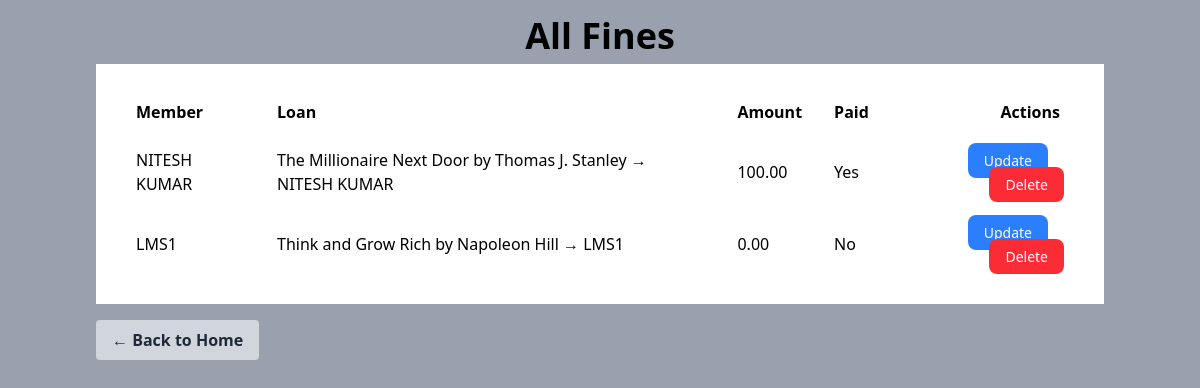
Page /fines/all/ (signed in) on the committed database.
### Book_app/models.py (models this page shows, shortened)
class Fine(models.Model):
    loan   = models.OneToOneField(Loan, on_delete=models.SET_NULL, null=True, blank=True)
    member = models.ForeignKey(Member, on_delete=models.SET_NULL, null=True, blank=True)
    amount = models.DecimalField(max_digits=6, decimal_places=2)
    paid   = models.BooleanField(default=False)
    FINE_PER_DAY = 20

class Member(models.Model):
    user = models.OneToOneField(User, on_delete=models.CASCADE, null=True, blank=True)
    name    = models.CharField(max_length=200)
    email   = models.EmailField(unique=True)
    phone   = models.CharField(max_length=10,unique=True)
    def __str__(self):
        return self.name

class Loan(models.Model):
    STATUS_CHOICES = [("borrowed", "Borrowed"), ("returned", "Returned")]
    book        = models.ForeignKey(Book, on_delete=models.SET_NULL, null=True)
    member      = models.ForeignKey(Member, on_delete=models.SET_NULL, null=True)
    loan_date   = models.DateField(default=timezone.now)
    due_date    = models.DateField(max_length=10)
    return_date = models.DateField(default=timezone.now)
    status      = models.CharField(default="borrowed", max_length=10, choices=STATUS_CHOICES,)
    def __str__(self):
        return f"{self.book} → {self.member}"

class Book(models.Model):
    title  = models.CharField(max_length=250)
    author = models.CharField(max_length=250)
    category = models.CharField(max_length=150, blank=True, null=True)
    publication_year = models.CharField(max_length=4, blank=True, null=True)
    copies_total     = models.IntegerField(default=3)
    copies_available = models.IntegerField(default=3)
    def __str__(self):
        return f"{self.title} by {self.author}"

### Book_app/views.py (the view)
# urls.py: path('fines/all/', FineFullList.as_view(), name='fine-full-list'),
class FineFullList(AdminOnlyMixin, ListView):
    model = Fine
    template_name = "Book_app/fine_list.html"
    context_object_name = "fines"

### Book_app/views.py (called while the page is built)
    def test_func(self):
        return self.request.user.is_staff or self.request.user.is_superuser

### Book_app/templates/Book_app/fine_list.html (shortened to what this page needs)
{% load static %}
<!DOCTYPE html>
<html>
<head>
    <script src="https://cdn.jsdelivr.net/npm/@tailwindcss/browser@4"></script>
</head>
<body class="bg-gray-400 min-h-screen">
    <div class="container mx-auto px-2 py-4">
        <h1 class="text-4xl font-bold text-center text-gray-1000 mb-2">All Fines</h1>
        <div class="bg-white p-6">
            <table class="w-full table-auto">
                <thead>
                    <tr>
                        <th class="px-4 py-3 text-left">Member</th>
                        <th class="px-4 py-3 text-left">Loan</th>
                        <th class="px-4 py-3 text-left">Amount</th>
                        <th class="px-4 py-3 text-left">Paid</th>
                        <th class="px-5 py-3 text-right">Actions</th>
                    </tr>
                </thead>
                <tbody>
                    {% for fine in fines %}
                    <tr>
                        <td class="px-4 py-3">{{ fine.member.name }}</td>
                        <td class="px-4 py-3">{{ fine.loan }}</td>
                        <td class="px-4 py-3">{{ fine.amount }}</td>
                        <td class="px-4 py-3">{{ fine.paid|yesno:'Yes,No' }}</td>
                        <td class="px-4 py-3 text-right space-x-4">
                            <a href="{% url 'fine-update' fine.pk %}" class="bg-blue-500 hover:bg-blue-600 text-white px-4 py-2 text-sm rounded-lg">Update</a>
                            <a href="{% url 'fine-delete' fine.pk %}" class="bg-red-500 hover:bg-red-600 text-white px-4 py-2 text-sm rounded-lg">Delete</a>
                        </td>
                    </tr>
                    {% empty %}
                    <tr><td colspan="5" class="px-4 py-8 text-center text-gray-500">No Fines Yet.</td></tr>
                    {% endfor %}
                </tbody>
            </table>
        </div>
        <a href="/" class="mt-4 inline-block bg-gray-300 hover:bg-gray-400 text-gray-800 font-bold py-2 px-4 rounded">← Back to Home</a>
    </div>
</body>
</html>

### rows in the picture
Fine: member.name "NITESH KUMAR", loan "The Millionaire Next Door by Thomas J. Stanley → NITESH KUMAR", amount "100.00", paid "Yes"
Fine: member.name "LMS1", loan "Think and Grow Rich by Napoleon Hill → LMS1", amount "0.00", paid "No"
